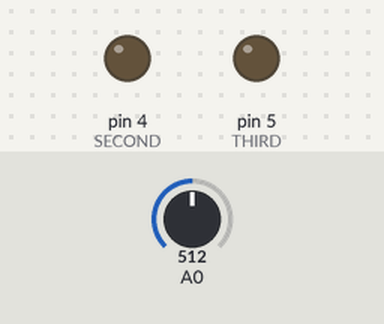
Bench run of a sketch on a simulated Arduino Uno, built with avr-gcc and run on an emulated ATmega328P. Parts: output pins drawn as LEDs (lit = HIGH). Inputs (shaded band) come from the test bench; at power-on: A0 = 512.

Above: at 1.2 s.
1.3 s: A0 set to 716
Timing chart, 0 to 4.3 s (numbered marks = the images above; inputs shaded):
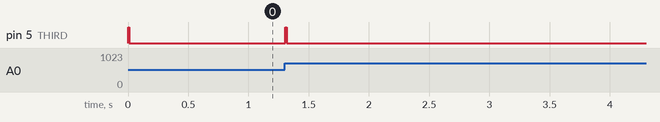

Measured:
- after the input at 1.3 s, pin 5 (THIRD): LOW → HIGH at once, → LOW 0.01 s later

The sketch:

leds.ino
```cpp
int firstMin = 10;
int secondMin = 15;
int thirdMin = 25;

int FIRST = 3;
int SECOND = 4;
int THIRD = 5;

int previousValue = 0;

void setup() {
  pinMode(FIRST, OUTPUT);
  pinMode(SECOND, OUTPUT);
  pinMode(THIRD, OUTPUT);

  Serial.begin(9600);
}

void loop() {
  digitalWrite(FIRST, LOW);
  digitalWrite(SECOND, LOW);
  digitalWrite(THIRD, LOW);

  int sensorValue = analogRead(A0);
  int change = abs(previousValue - sensorValue);

  //Serial.println(change);
  previousValue = sensorValue;

  if (change > thirdMin) {
    digitalWrite(THIRD, HIGH);
  } else if (change > secondMin) {
    digitalWrite(SECOND, HIGH);
  } else if (change > firstMin) {
    digitalWrite(FIRST, HIGH);
  }
  delay(10);        // delay in between reads for stability
}
```
